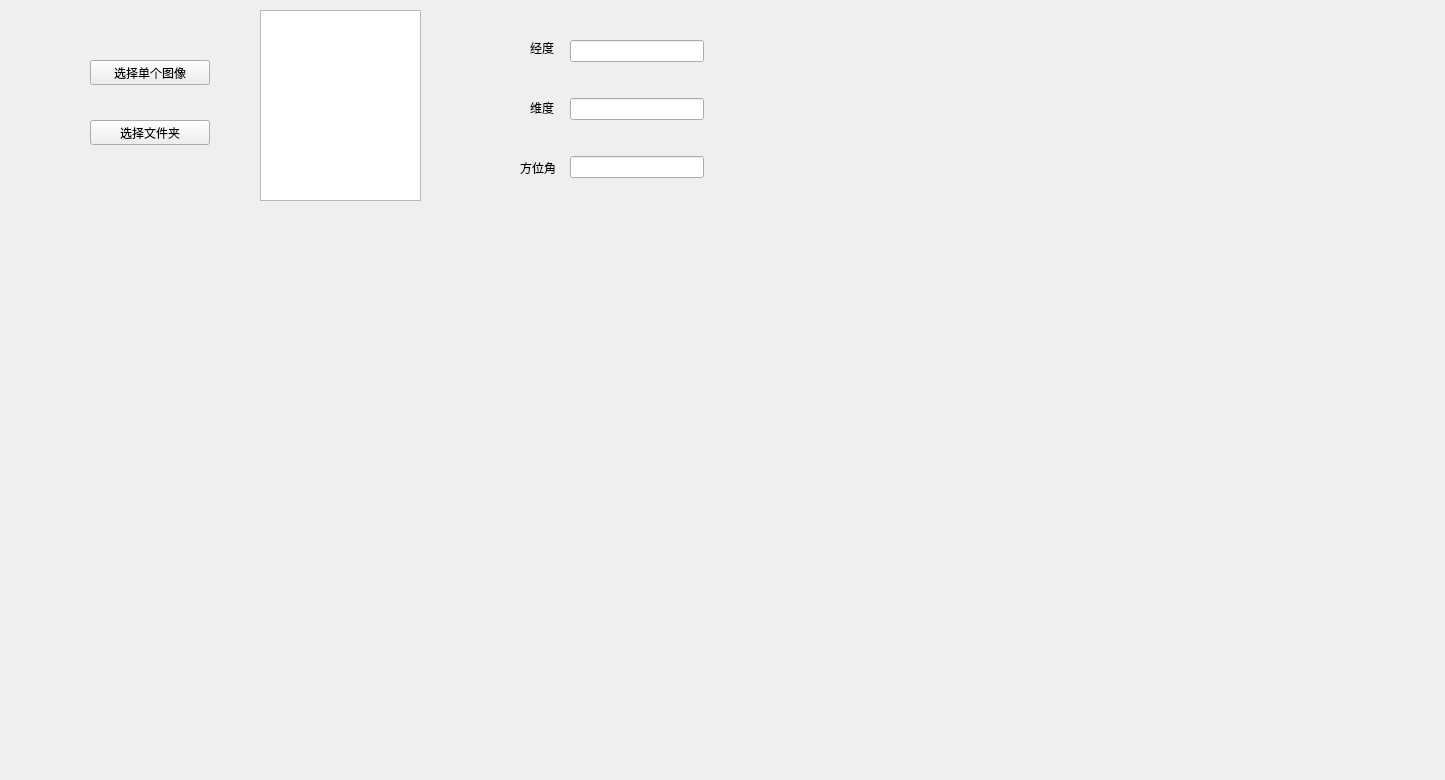
<?xml version="1.0" encoding="UTF-8"?>
<ui version="4.0">
 <class>Form</class>
 <widget class="QWidget" name="Form">
  <property name="enabled">
   <bool>true</bool>
  </property>
  <property name="geometry">
   <rect>
    <x>0</x>
    <y>0</y>
    <width>1445</width>
    <height>780</height>
   </rect>
  </property>
  <property name="mouseTracking">
   <bool>false</bool>
  </property>
  <property name="windowTitle">
   <string>Form</string>
  </property>
  <widget class="QPushButton" name="sig_img_btn">
   <property name="enabled">
    <bool>true</bool>
   </property>
   <property name="geometry">
    <rect>
     <x>90</x>
     <y>60</y>
     <width>120</width>
     <height>25</height>
    </rect>
   </property>
   <property name="text">
    <string>选择单个图像</string>
   </property>
  </widget>
  <widget class="QLabel" name="result_img_show">
   <property name="geometry">
    <rect>
     <x>10</x>
     <y>210</y>
     <width>1430</width>
     <height>560</height>
    </rect>
   </property>
   <property name="text">
    <string/>
   </property>
   <property name="pixmap">
    <pixmap>newestMap.png</pixmap>
   </property>
  </widget>
  <widget class="QLabel" name="label_angle">
   <property name="geometry">
    <rect>
     <x>520</x>
     <y>160</y>
     <width>51</width>
     <height>16</height>
    </rect>
   </property>
   <property name="text">
    <string>方位角</string>
   </property>
  </widget>
  <widget class="QLabel" name="label_x">
   <property name="geometry">
    <rect>
     <x>530</x>
     <y>40</y>
     <width>41</width>
     <height>16</height>
    </rect>
   </property>
   <property name="text">
    <string>经度</string>
   </property>
  </widget>
  <widget class="QLabel" name="label_y">
   <property name="geometry">
    <rect>
     <x>530</x>
     <y>100</y>
     <width>41</width>
     <height>16</height>
    </rect>
   </property>
   <property name="text">
    <string>维度</string>
   </property>
  </widget>
  <widget class="QWidget" name="layoutWidget">
   <property name="geometry">
    <rect>
     <x>570</x>
     <y>10</y>
     <width>134</width>
     <height>201</height>
    </rect>
   </property>
   <layout class="QGridLayout" name="gridLayout">
    <item row="1" column="0">
     <widget class="QLineEdit" name="y_text"/>
    </item>
    <item row="3" column="0">
     <widget class="QLineEdit" name="angle_test"/>
    </item>
    <item row="0" column="0">
     <widget class="QLineEdit" name="x_text"/>
    </item>
   </layout>
  </widget>
  <widget class="QGraphicsView" name="test_img_show">
   <property name="geometry">
    <rect>
     <x>260</x>
     <y>10</y>
     <width>161</width>
     <height>191</height>
    </rect>
   </property>
  </widget>
  <widget class="QPushButton" name="mul_img_btn">
   <property name="geometry">
    <rect>
     <x>90</x>
     <y>120</y>
     <width>120</width>
     <height>25</height>
    </rect>
   </property>
   <property name="text">
    <string>选择文件夹</string>
   </property>
  </widget>
 </widget>
 <resources>
  <include location="my_map.qrc"/>
 </resources>
 <connections/>
</ui>
